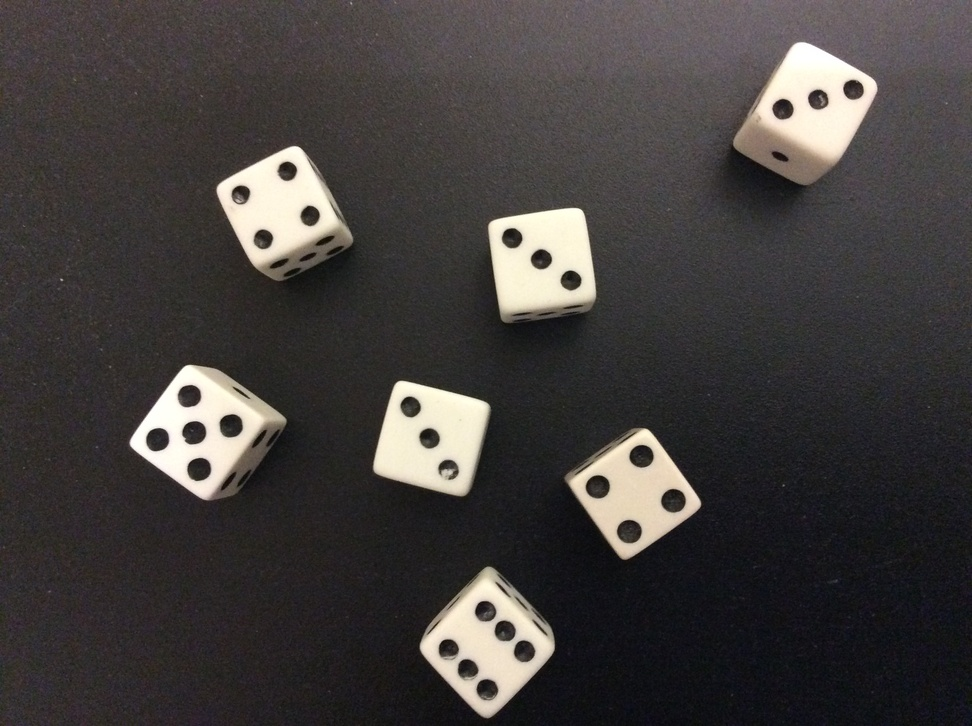
#> input picture dice2.jpg, 972 x 726 px, shrunk from 2592 x 1936 before the run
$ python dice_recognition.py   (older library calls are emulated)
#> lines starting #> are read from the running program, lines starting #| are printed output that depends on the picture; after the words box and inside, x2 and y2 are one past the last pixel; in counts of white or black regions, pixels touching at a corner belong together
import cv2

def calculate_value(roi):
    params = cv2.SimpleBlobDetector_Params()
    params.filterByInertia = True
    params.minInertiaRatio = 0.5

    detector = cv2.SimpleBlobDetector_create(params)
    key_points = detector.detect(roi)
    return len(key_points)


im = cv2.imread("dice2.jpg")
#> im is the input picture: shape (726, 972, 3); mean B, G, R 61.4, 62.7, 66.6
cv2.namedWindow("main", cv2.WINDOW_NORMAL)
cv2.imshow('main', im)
cv2.waitKey(0)

im_clone = im.copy()
im_clone1 = im.copy()
im_clone = cv2.cvtColor(im_clone, cv2.COLOR_RGB2GRAY)
im_clone = cv2.GaussianBlur(im_clone, (5, 5), 0)
ret, im_thresh = cv2.threshold(im_clone, 190, 255, cv2.THRESH_BINARY)
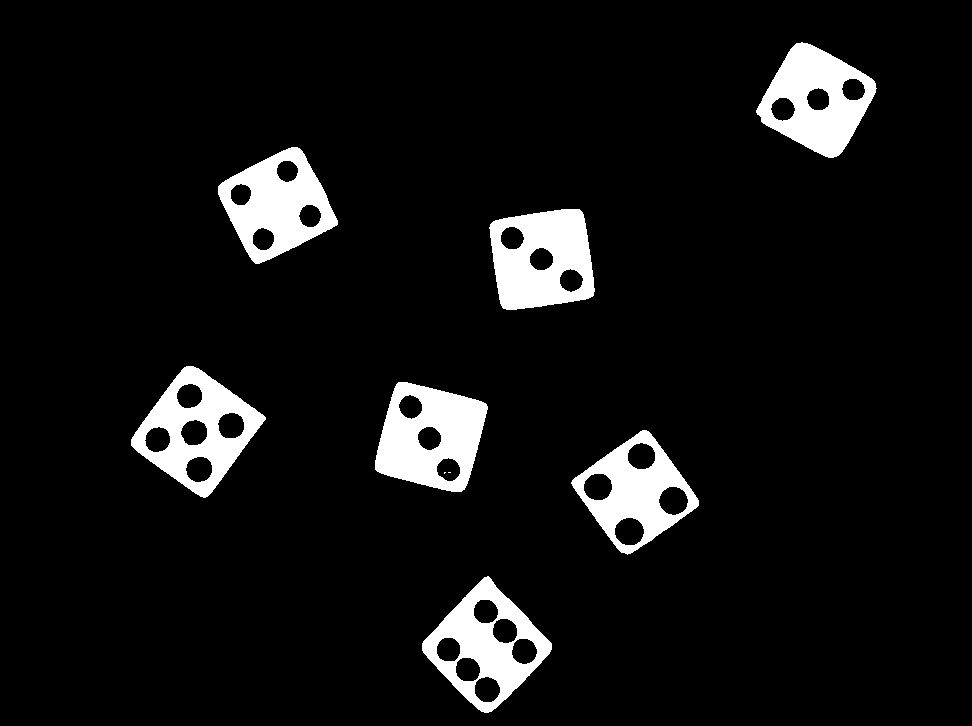
#> im_thresh: shape (726, 972); 7.3% white; 9 white regions (2 under 20 px), largest, box (x1, y1, x2, y2) and area: (375, 382, 488, 492) 7909, (489, 209, 595, 310) 7661, (756, 42, 877, 158) 7539
cv2.imshow('main', im_thresh)
cv2.waitKey(0)

im_canny = cv2.Canny(im_thresh, 2, 2*2, 3)
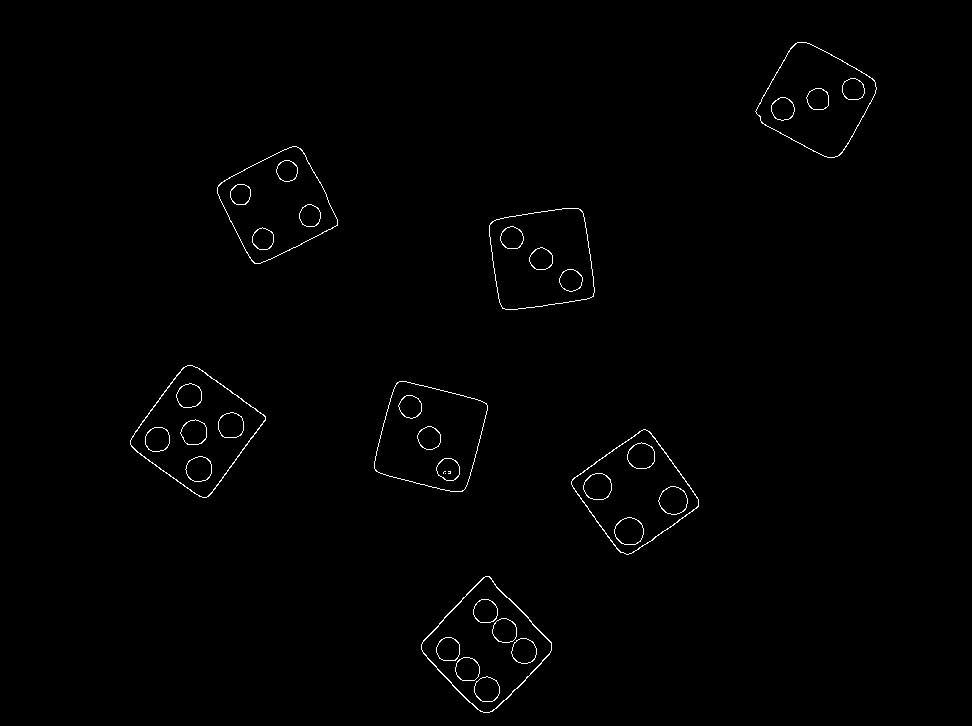
#> im_canny: shape (726, 972); 0.7% white in thin lines or dots, all inside (x1, y1, x2, y2) = (130, 42, 877, 713)
cv2.imshow('main', im_canny)
cv2.waitKey(0)


im_contours, contours, hierarchy = cv2.findContours(im_canny, cv2.RETR_EXTERNAL,cv2.CHAIN_APPROX_SIMPLE)
#> contours = 7 contours; box (x1, y1, x2, y2) and area: (130, 365, 266, 498) 10067, (421, 576, 552, 713) 10012, (374, 381, 488, 492) 9118, (571, 429, 699, 555) 9030, (489, 208, 595, 310) 8836, (755, 42, 877, 158) 8726, (217, 146, 338, 264) 8685

for i in range(len(contours)):
    contours_area = cv2.contourArea(contours[i])
    x, y, w, h = cv2.boundingRect(contours[i])
    im = cv2.rectangle(im, (x, y), (x + w, y + h), (255, 0, ), 5)
    cv2.imshow('main',im)
    cv2.waitKey(0)
    dice_roi = im_clone1[y: (y + h), x: (x + w)]
    number = calculate_value(dice_roi)
    im = cv2.putText(im,"Value: " + str(number),(x,y+h),cv2.FONT_HERSHEY_COMPLEX_SMALL,5,(0,255,0),5)
#> this loop made 7 passes
#> (contours_area, x, y, w, h, number) on passes 1 to 7: (10012, 421, 576, 131, 137, 6), (9029.5, 571, 429, 128, 126, 4), (9118, 374, 381, 114, 111, 3), (10067, 130, 365, 136, 133, 5), (8836.5, 489, 208, 106, 102, 3), (8685, 217, 146, 121, 118, 4), (8726.5, 755, 42, 122, 116, 3)
#> pass 1, `dice_roi = im_clone1[y: (y + h), x: (x + w)]`:
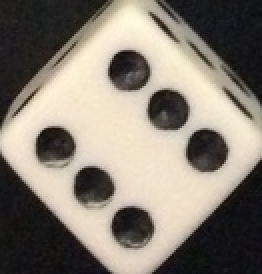
#> dice_roi: shape (137, 131, 3) (shown 2 times larger); mean B, G, R 115.4, 126.1, 134.2
#> pass 1, `im = cv2.putText(im,"Value: " + str(number),(x,y+h),cv2.FONT_HERSHEY_C..`:
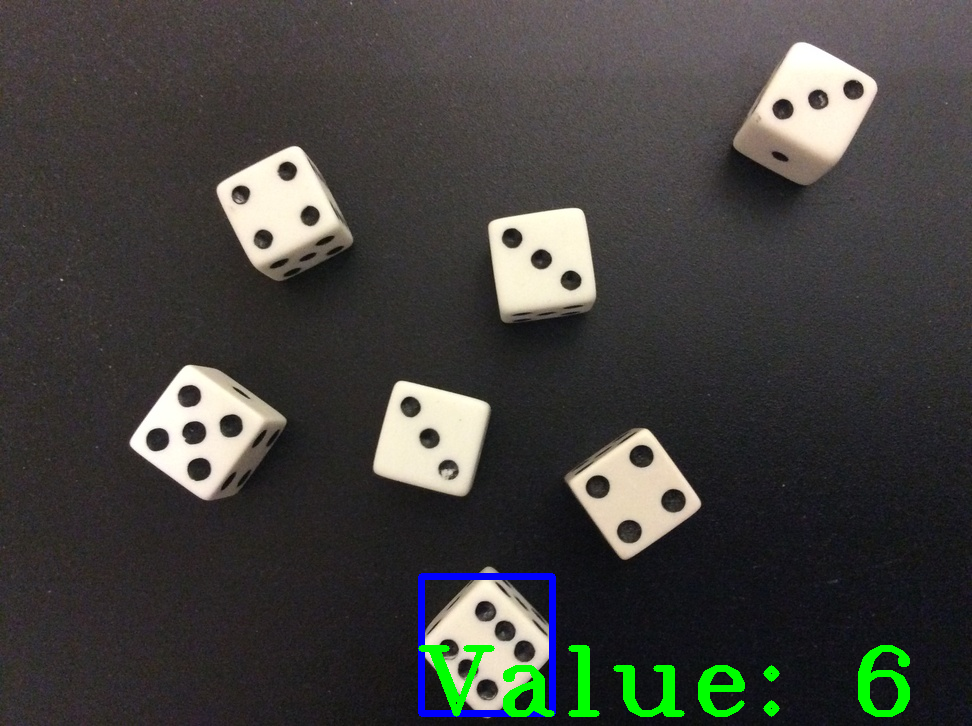
#> im: shape (726, 972, 3); mean B, G, R 61.8, 65.2, 65.7
#> after the loop:
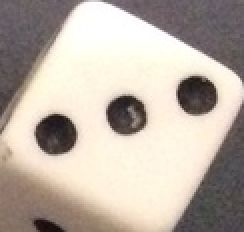
#> dice_roi: shape (116, 122, 3) (shown 2 times larger); mean B, G, R 165, 175.7, 186.6
#> after the loop:
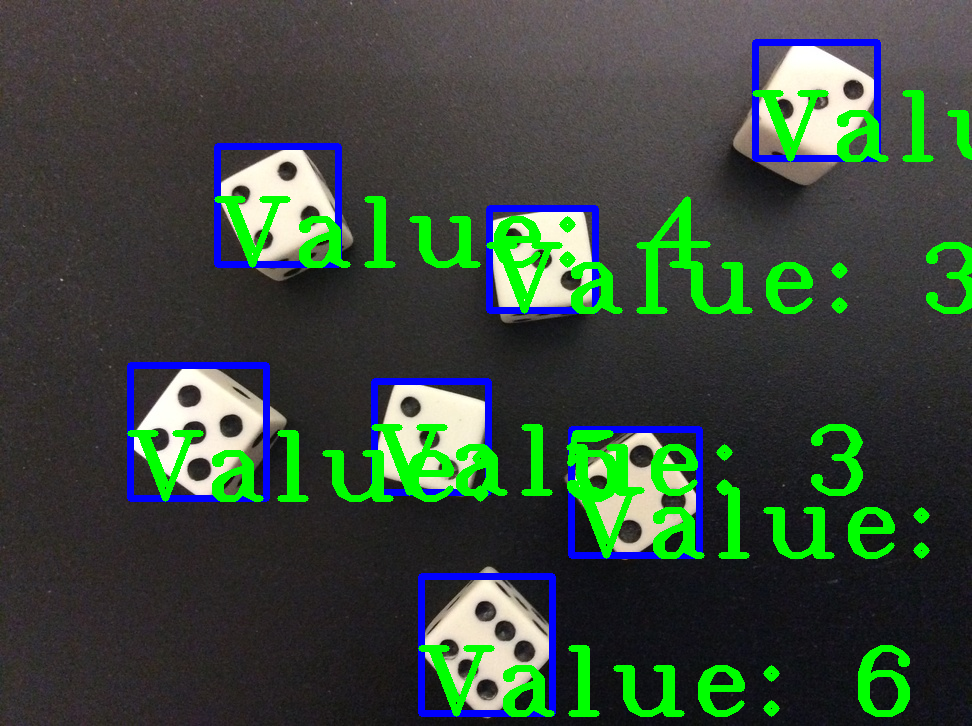
#> im: shape (726, 972, 3); mean B, G, R 60.3, 73.5, 57.3

cv2.drawContours(im, contours, -1, (0, 0, 255), 5)
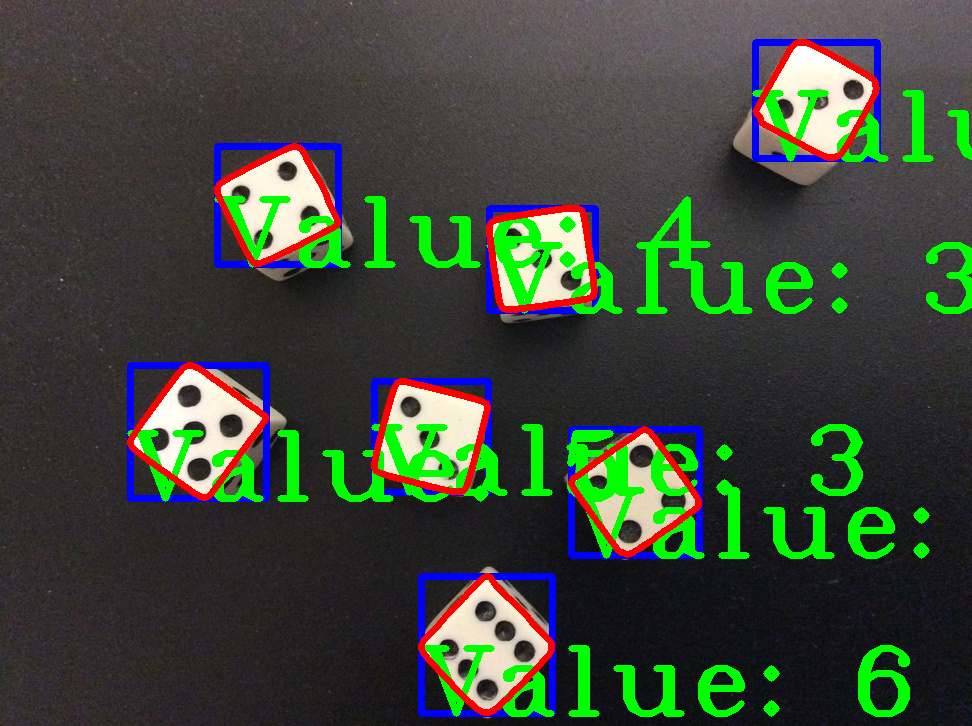
#> im: shape (726, 972, 3); 2.37% of pixels changed, all inside (x1, y1, x2, y2) = (127, 39, 880, 716)

cv2.imshow('main', im)
cv2.waitKey(0)
